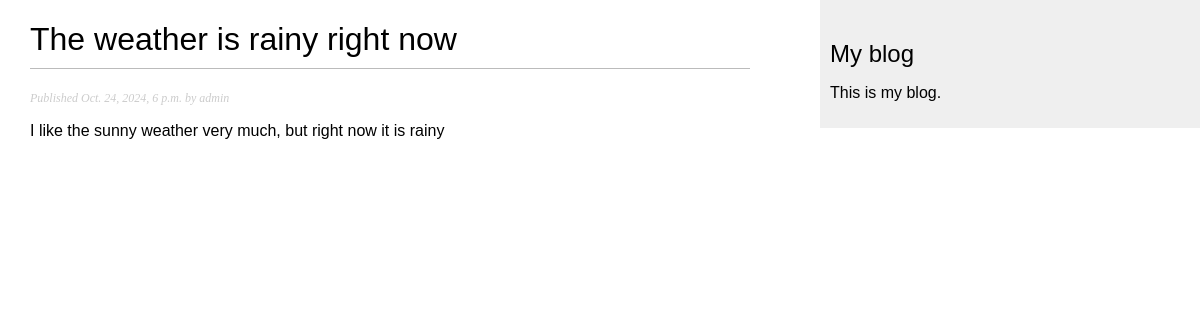
Page /blog/1/ on the committed database.
### blog/models.py (models this page shows, shortened)
class Post(models.Model):
    class Status(models.TextChoices):
        DRAFT = "DF", "Draft"
        PUBLISHED = "PB", "PUBLISHED"
    title = models.CharField(max_length=250)
    slug = models.SlugField(max_length=250)
    author = models.ForeignKey(
        settings.AUTH_USER_MODEL,
        on_delete=models.CASCADE,
        related_name="blog_posts"
    )
    body = models.TextField()
    publish = models.DateTimeField(default=timezone.now)
    created = models.DateTimeField(auto_now_add=True)
    updated = models.DateTimeField(auto_now=True)
    status = models.CharField(
        max_length=2,
        choices=Status,
        default=Status.DRAFT
    )
    objects = models.Manager()  # The default manager
    published = PublishedManager()  # Our custom manager
    class Meta:
        ordering = ["-publish"]
        indexes = [
            models.Index(fields=["-publish"])
        ]

### blog/views.py (the view)
# urls.py: path("<int:id>/", views.post_detail, name="post_detail")
def post_detail(request, id):
    post = get_object_or_404(Post, id=id, status=Post.Status.PUBLISHED)
    return render(request, "blog/post/detail.html", {"post": post})

### blog/templates/blog/post/detail.html (shortened to what this page needs)
{% extends "blog/base.html" %}
{% block content %}
  <h1>{{ post.title }}</h1>
  <p class="date">
    Published {{ post.publish }} by {{ post.author }}
  </p>
  {{ post.body|linebreaks }}
{% endblock %}

### blog/static/css/blog.css (style rules this page uses)
body { margin:0; padding:0; font-family:helvetica, sans-serif; }
h1 { font-weight:normal; border-bottom:1px solid #bbb; padding:0 0 10px 0; }
p.date { color:#ccc; font-family: georgia, serif; font-size: 12px; font-style: italic; }

### rows in the picture
Post: title "The weather is rainy right now", publish "Oct. 24, 2024, 6 p.m.", author "admin", body "I like the sunny weather very much, but right now it is rainy"
